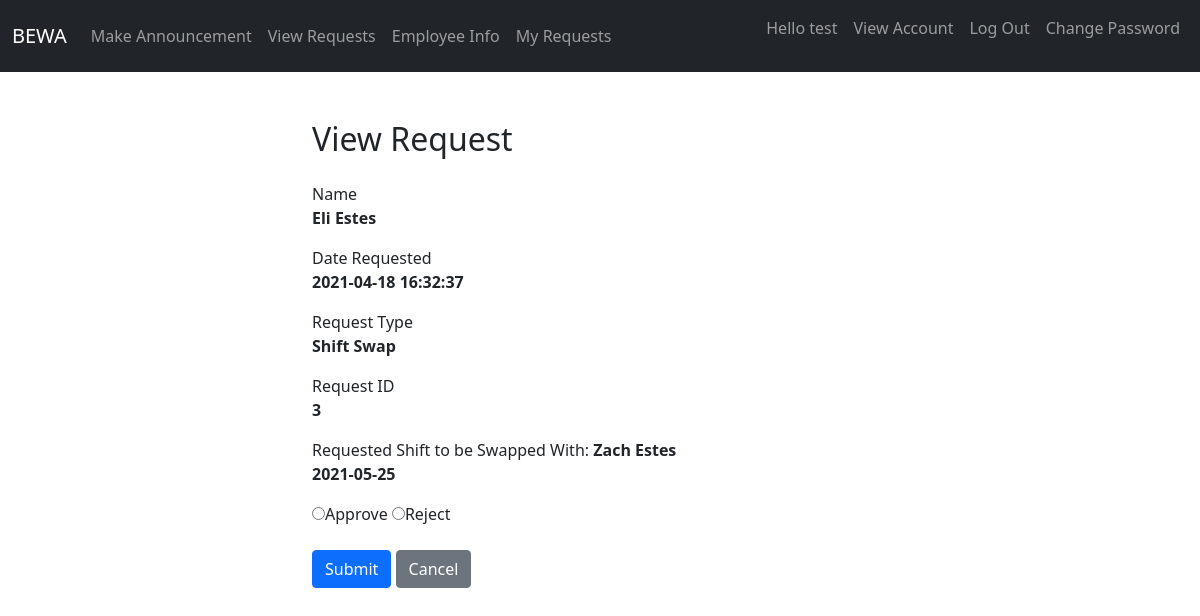
Page /requests/viewRequest.php?rid=44 (signed in) on the committed database.
### tables this page shows
CREATE TABLE `request` (
  `rid` int(11) NOT NULL,
  `empID` int(11) NOT NULL,
  `reqType` tinyint(1) NOT NULL,
  `timeOffID` int(11) DEFAULT NULL,
  `shiftSwapID` int(11) DEFAULT NULL,
  `start_req` datetime NOT NULL DEFAULT current_timestamp(),
  `resolved` tinyint(1) NOT NULL
);

CREATE TABLE `users` (
  `uid` int(11) NOT NULL,
  `username` varchar(50) NOT NULL,
  `password` varchar(255) NOT NULL,
  `created_at` datetime DEFAULT current_timestamp(),
  `isAdmin` tinyint(1) NOT NULL,
  `firstName` text NOT NULL,
  `lastName` text NOT NULL
);

CREATE TABLE `shiftswaprequests` (
  `id` int(11) NOT NULL,
  `empID1` int(11) NOT NULL,
  `empID2` int(11) NOT NULL,
  `shiftDate` date NOT NULL
);

### requests/viewRequest.php (the view, shortened to what this page needs)
<?php
require "../header.php";
if(isset($_POST['rid']) && !empty($_POST['rid'])){
  $resolved = $_POST['resolved'];
  $rid = $_POST['rid'];
  $sql = "UPDATE request SET resolved = ? WHERE rid = ?";
  if($stmt = mysqli_prepare($conn,$sql)){
    mysqli_stmt_bind_param($stmt, "ii", $param_resolved, $param_rid);
    $param_resolved = $resolved;
    $param_rid = $rid;
    if(mysqli_stmt_execute($stmt)){
      header("location: requests.php");
      exit();
    }else{
      echo "Oops! Something went wrong. Please try again later.";
    }
    mysqli_stmt_close($stmt);
  }
  mysqli_close($conn);
}else{
  if(isset($_GET['rid']) && !empty(trim($_GET['rid']))){
    $sql = "SELECT * FROM request, employee, users WHERE rid = ? AND request.empID=employee.empID AND employee.uid=users.uid";
    if($stmt = mysqli_prepare($conn,$sql)){
      mysqli_stmt_bind_param($stmt, "i", $param_rid);
      if(mysqli_stmt_execute($stmt)){
        $result = mysqli_stmt_get_result($stmt);
        if(mysqli_num_rows($result)==1){
          $row = mysqli_fetch_array($result, MYSQLI_ASSOC);
          $timeOffID = $row['timeOffID'];
          $ssID = $row['shiftSwapID'];
          if($timeOffID != NULL){
            $sql2 = "SELECT startTime, endTime FROM timeoffrequests WHERE timeOffID = ?";
            if($stmt2 = mysqli_prepare($conn,$sql2)){
                mysqli_stmt_bind_param($stmt2, "i", $param_timeOffID);
                $param_timeOffID = $timeOffID;
                if(mysqli_stmt_execute($stmt2)){
                  $result2 = mysqli_stmt_get_result($stmt2);
                  if(mysqli_num_rows($result2)==1){
                    $row2 = mysqli_fetch_array($result2, MYSQLI_ASSOC);
                    $startTime = $row2['startTime'];
                    $endTime = $row2['endTime'];
                  }
                }
              }
          }else {
            $sql2 = "SELECT * FROM shiftswaprequests, employee, users WHERE id = ? AND shiftswaprequests.empID2=employee.empID AND employee.uid = users.uid";
            if($stmt2 = mysqli_prepare($conn,$sql2)){
                mysqli_stmt_bind_param($stmt2, "i", $param_id);
                if(mysqli_stmt_execute($stmt2)){
                  $result2 = mysqli_stmt_get_result($stmt2);
                  if(mysqli_num_rows($result2)==1){
                    $row2 = mysqli_fetch_array($result2, MYSQLI_ASSOC);
                  }
                }
              }
          }
        }else {
          header("location: error.php");
          exit();
        }
      }else{
        echo "Oops! Something went wrong. Please try again later.";
      }
    }
  }else{
    header("location: error.php");
    exit();
  }
}
 ?>
 <!DOCTYPE html>
 <html lang="en">
 <head>
     <link href="https://cdn.jsdelivr.net/npm/bootstrap@5.0.0-beta1/dist/css/bootstrap.min.css" rel="stylesheet">
 </head>
 <body>
     <div class="wrapper">
         <div class="container-fluid">
             <div class="row">
                 <div class="col-md-12">
                     <h2 class="mt-5 mb-4">View Request</h2>
                     <form action="<?php echo htmlspecialchars(basename($_SERVER['REQUEST_URI'])); ?>" method="post">
                       <div class="form-group">
                           <label>Name</label>
                           <p><b><?php echo $row["firstName"]." ".$row['lastName']; ?></b></p>
                       </div>
                       <div class="form-group">
                           <label>Date Requested</label>
                           <p><b><?php echo $row["start_req"]?></b></p>
                       </div>
                       <div class="form-group">
                           <label>Request Type</label>
                           <p><b><?php if($row["reqType"]==0){
                             echo "Shift Swap";
                           }else{
                             echo "Time Off";
                           }?></b></p>
                       </div>
                       <div class="form-group">
                           <label>Request ID</label>
                           <p><b><?php if($timeOffID==NULL){
                             echo $ssID;
                           }else{
                             echo $timeOffID;
                           }?></b></p>
                       </div>
                       <div class="form-group">
                             <?php
                             if($timeOffID != NULL){
                               echo '<label>Requested Days Off</label><p><b>';
                               echo $row2['startTime'];
                               echo ' - ';
                               echo $row2['endTime'];
                               echo '</b></p>';
                           }else{
                             echo '<label>Requested Shift to be Swapped With: <b>'.$row2['firstName']." ".$row['lastName'].'</b></label><p><b>';
                            echo $row2['shiftDate'];
                            echo '</b></p>';
                           }?>
                       </div>
                       <div class="form-group">
                         <input type="radio" name="resolved" value="1">Approve</input>
                         <input type="radio" name="resolved" value="2">Reject</input>
                       </div>
                       <br>
                         <input type="submit" class="btn btn-primary" value="Submit">
                         <a href="requests.php" class="btn btn-secondary ml-2">Cancel</a>
                     </form>
                 </div>
             </div>
         </div>
     </div>
 </body>
 </html>

### requests/viewRequest.php (style rules this page uses)
.wrapper { width: 600px; margin: 0 auto; }

### rows in the picture
request: users.firstName "Eli", users.lastName "Estes", start_req "2021-04-18 16:32:37", shiftSwapID "3"
shiftswaprequests: users.firstName "Zach", shiftDate "2021-05-25"

### other values in the picture
$_SESSION["firstName"] "test"
